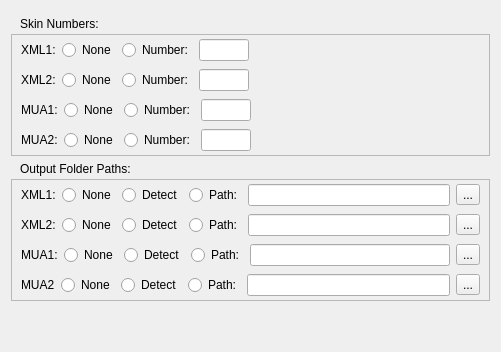
         <widget class="QWidget" name="tab">
          <attribute name="title">
           <string>Asset</string>
          </attribute>
          <layout class="QVBoxLayout" name="verticalLayout_2">
           <property name="spacing">
            <number>0</number>
           </property>
           <item>
            <widget class="QFrame" name="frame_3">
             <property name="maximumSize">
              <size>
               <width>16777215</width>
               <height>36</height>
              </size>
             </property>
             <property name="frameShape">
              <enum>QFrame::Shape::NoFrame</enum>
             </property>
             <property name="frameShadow">
              <enum>QFrame::Shadow::Raised</enum>
             </property>
             <property name="lineWidth">
              <number>1</number>
             </property>
             <layout class="QHBoxLayout" name="horizontalLayout_2">
              <property name="topMargin">
               <number>3</number>
              </property>
              <property name="bottomMargin">
               <number>0</number>
              </property>
              <item>
               <widget class="QLabel" name="label_2">
                <property name="text">
                 <string>Skin Numbers:</string>
                </property>
               </widget>
              </item>
              <item>
               <widget class="QLabel" name="label_3">
                <property name="minimumSize">
                 <size>
                  <width>0</width>
                  <height>0</height>
                 </size>
                </property>
                <property name="maximumSize">
                 <size>
                  <width>16</width>
                  <height>16</height>
                 </size>
                </property>
                <property name="toolTip">
                 <string>&lt;html&gt;&lt;head/&gt;&lt;body&gt;Enter a 4- or 5- digit skin number for each game. Skin numbers are not used by &amp;quot;other&amp;quot; assets. If &amp;quot;None&amp;quot; is selected, the game will be skipped.&lt;/body&gt;&lt;/html&gt;</string>
                </property>
                <property name="toolTipDuration">
                 <number>-1</number>
                </property>
                <property name="text">
                 <string/>
                </property>
                <property name="pixmap">
                 <pixmap resource="ui_resources.qrc">:/ui/info_icon.png</pixmap>
                </property>
                <property name="scaledContents">
                 <bool>true</bool>
                </property>
               </widget>
              </item>
              <item>
               <spacer name="horizontalSpacer_5">
                <property name="orientation">
                 <enum>Qt::Orientation::Horizontal</enum>
                </property>
                <property name="sizeHint" stdset="0">
                 <size>
                  <width>40</width>
                  <height>20</height>
                 </size>
                </property>
               </spacer>
              </item>
             </layout>
            </widget>
           </item>
           <item>
            <widget class="QFrame" name="frame_4">
             <property name="frameShape">
              <enum>QFrame::Shape::StyledPanel</enum>
             </property>
             <property name="frameShadow">
              <enum>QFrame::Shadow::Raised</enum>
             </property>
             <layout class="QVBoxLayout" name="verticalLayout_3">
              <property name="spacing">
               <number>0</number>
              </property>
              <property name="leftMargin">
               <number>0</number>
              </property>
              <property name="topMargin">
               <number>0</number>
              </property>
              <property name="rightMargin">
               <number>0</number>
              </property>
              <property name="bottomMargin">
               <number>0</number>
              </property>
              <item>
               <widget class="QFrame" name="frame_7">
                <property name="frameShape">
                 <enum>QFrame::Shape::NoFrame</enum>
                </property>
                <property name="frameShadow">
                 <enum>QFrame::Shadow::Raised</enum>
                </property>
                <layout class="QHBoxLayout" name="horizontalLayout_3">
                 <property name="topMargin">
                  <number>4</number>
                 </property>
                 <property name="bottomMargin">
                  <number>4</number>
                 </property>
                 <item>
                  <widget class="QLabel" name="label_4">
                   <property name="text">
                    <string>XML1:</string>
                   </property>
                  </widget>
                 </item>
                 <item>
                  <widget class="QRadioButton" name="radioButton">
                   <property name="text">
                    <string>None</string>
                   </property>
                  </widget>
                 </item>
                 <item>
                  <widget class="QRadioButton" name="radioButton_2">
                   <property name="text">
                    <string>Number:</string>
                   </property>
                  </widget>
                 </item>
                 <item>
                  <widget class="QLineEdit" name="lineEdit">
                   <property name="maximumSize">
                    <size>
                     <width>50</width>
                     <height>16777215</height>
                    </size>
                   </property>
                   <property name="text">
                    <string/>
                   </property>
                  </widget>
                 </item>
                 <item>
                  <spacer name="horizontalSpacer">
                   <property name="orientation">
                    <enum>Qt::Orientation::Horizontal</enum>
                   </property>
                   <property name="sizeHint" stdset="0">
                    <size>
                     <width>40</width>
                     <height>20</height>
                    </size>
                   </property>
                  </spacer>
                 </item>
                </layout>
               </widget>
              </item>
              <item>
               <widget class="QFrame" name="frame_10">
                <property name="frameShape">
                 <enum>QFrame::Shape::NoFrame</enum>
                </property>
                <property name="frameShadow">
                 <enum>QFrame::Shadow::Raised</enum>
                </property>
                <layout class="QHBoxLayout" name="horizontalLayout_4">
                 <property name="topMargin">
                  <number>4</number>
                 </property>
                 <property name="bottomMargin">
                  <number>4</number>
                 </property>
                 <item>
                  <widget class="QLabel" name="label_5">
                   <property name="text">
                    <string>XML2:</string>
                   </property>
                  </widget>
                 </item>
                 <item>
                  <widget class="QRadioButton" name="radioButton_3">
                   <property name="text">
                    <string>None</string>
                   </property>
                  </widget>
                 </item>
                 <item>
                  <widget class="QRadioButton" name="radioButton_4">
                   <property name="text">
                    <string>Number:</string>
                   </property>
                  </widget>
                 </item>
                 <item>
                  <widget class="QLineEdit" name="lineEdit_2">
                   <property name="maximumSize">
                    <size>
                     <width>50</width>
                     <height>16777215</height>
                    </size>
                   </property>
                  </widget>
                 </item>
                 <item>
                  <spacer name="horizontalSpacer_2">
                   <property name="orientation">
                    <enum>Qt::Orientation::Horizontal</enum>
                   </property>
                   <property name="sizeHint" stdset="0">
                    <size>
                     <width>40</width>
                     <height>20</height>
                    </size>
                   </property>
                  </spacer>
                 </item>
                </layout>
               </widget>
              </item>
              <item>
               <widget class="QFrame" name="frame_9">
                <property name="frameShape">
                 <enum>QFrame::Shape::NoFrame</enum>
                </property>
                <property name="frameShadow">
                 <enum>QFrame::Shadow::Raised</enum>
                </property>
                <layout class="QHBoxLayout" name="horizontalLayout_5">
                 <property name="topMargin">
                  <number>4</number>
                 </property>
                 <property name="bottomMargin">
                  <number>4</number>
                 </property>
                 <item>
                  <widget class="QLabel" name="label_6">
                   <property name="text">
                    <string>MUA1:</string>
                   </property>
                  </widget>
                 </item>
                 <item>
                  <widget class="QRadioButton" name="radioButton_5">
                   <property name="text">
                    <string>None</string>
                   </property>
                  </widget>
                 </item>
                 <item>
                  <widget class="QRadioButton" name="radioButton_6">
                   <property name="text">
                    <string>Number:</string>
                   </property>
                  </widget>
                 </item>
                 <item>
                  <widget class="QLineEdit" name="lineEdit_3">
                   <property name="maximumSize">
                    <size>
                     <width>50</width>
                     <height>16777215</height>
                    </size>
                   </property>
                  </widget>
                 </item>
                 <item>
                  <spacer name="horizontalSpacer_3">
                   <property name="orientation">
                    <enum>Qt::Orientation::Horizontal</enum>
                   </property>
                   <property name="sizeHint" stdset="0">
                    <size>
                     <width>40</width>
                     <height>20</height>
                    </size>
                   </property>
                  </spacer>
                 </item>
                </layout>
               </widget>
              </item>
              <item>
               <widget class="QFrame" name="frame_8">
                <property name="frameShape">
                 <enum>QFrame::Shape::NoFrame</enum>
                </property>
                <property name="frameShadow">
                 <enum>QFrame::Shadow::Raised</enum>
                </property>
                <layout class="QHBoxLayout" name="horizontalLayout_6">
                 <property name="topMargin">
                  <number>4</number>
                 </property>
                 <property name="bottomMargin">
                  <number>4</number>
                 </property>
                 <item>
                  <widget class="QLabel" name="label_7">
                   <property name="text">
                    <string>MUA2:</string>
                   </property>
                  </widget>
                 </item>
                 <item>
                  <widget class="QRadioButton" name="radioButton_7">
                   <property name="text">
                    <string>None</string>
                   </property>
                  </widget>
                 </item>
                 <item>
                  <widget class="QRadioButton" name="radioButton_8">
                   <property name="text">
                    <string>Number:</string>
                   </property>
                  </widget>
                 </item>
                 <item>
                  <widget class="QLineEdit" name="lineEdit_4">
                   <property name="maximumSize">
                    <size>
                     <width>50</width>
                     <height>16777215</height>
                    </size>
                   </property>
                  </widget>
                 </item>
                 <item>
                  <spacer name="horizontalSpacer_4">
                   <property name="orientation">
                    <enum>Qt::Orientation::Horizontal</enum>
                   </property>
                   <property name="sizeHint" stdset="0">
                    <size>
                     <width>40</width>
                     <height>20</height>
                    </size>
                   </property>
                  </spacer>
                 </item>
                </layout>
               </widget>
              </item>
             </layout>
            </widget>
           </item>
           <item>
            <widget class="QFrame" name="frame_5">
             <property name="maximumSize">
              <size>
               <width>16777215</width>
               <height>36</height>
              </size>
             </property>
             <property name="frameShape">
              <enum>QFrame::Shape::NoFrame</enum>
             </property>
             <property name="frameShadow">
              <enum>QFrame::Shadow::Raised</enum>
             </property>
             <layout class="QHBoxLayout" name="horizontalLayout_7">
              <property name="topMargin">
               <number>3</number>
              </property>
              <property name="bottomMargin">
               <number>0</number>
              </property>
              <item>
               <widget class="QLabel" name="label_8">
                <property name="text">
                 <string>Output Folder Paths:</string>
                </property>
               </widget>
              </item>
              <item>
               <widget class="QLabel" name="label_9">
                <property name="minimumSize">
                 <size>
                  <width>16</width>
                  <height>16</height>
                 </size>
                </property>
                <property name="maximumSize">
                 <size>
                  <width>16</width>
                  <height>16</height>
                 </size>
                </property>
                <property name="toolTip">
                 <string>&lt;html&gt;&lt;head/&gt;&lt;body&gt;&lt;p&gt;Enter the output folder for each game. If &amp;quot;Detect&amp;quot; is selected, output folder detection will be used. If &amp;quot;None&amp;quot; is selected, the game will be skipped.&lt;/p&gt;&lt;/body&gt;&lt;/html&gt;</string>
                </property>
                <property name="toolTipDuration">
                 <number>-1</number>
                </property>
                <property name="text">
                 <string/>
                </property>
                <property name="pixmap">
                 <pixmap resource="ui_resources.qrc">:/ui/info_icon.png</pixmap>
                </property>
                <property name="scaledContents">
                 <bool>true</bool>
                </property>
               </widget>
              </item>
              <item>
               <spacer name="horizontalSpacer_6">
                <property name="orientation">
                 <enum>Qt::Orientation::Horizontal</enum>
                </property>
                <property name="sizeHint" stdset="0">
                 <size>
                  <width>40</width>
                  <height>20</height>
                 </size>
                </property>
               </spacer>
              </item>
             </layout>
            </widget>
           </item>
           <item>
            <widget class="QFrame" name="frame_6">
             <property name="frameShape">
              <enum>QFrame::Shape::StyledPanel</enum>
             </property>
             <property name="frameShadow">
              <enum>QFrame::Shadow::Raised</enum>
             </property>
             <layout class="QVBoxLayout" name="verticalLayout_4">
              <property name="spacing">
               <number>0</number>
              </property>
              <property name="leftMargin">
               <number>0</number>
              </property>
              <property name="topMargin">
               <number>0</number>
              </property>
              <property name="rightMargin">
               <number>0</number>
              </property>
              <property name="bottomMargin">
               <number>0</number>
              </property>
              <item>
               <widget class="QFrame" name="frame_14">
                <property name="frameShape">
                 <enum>QFrame::Shape::NoFrame</enum>
                </property>
                <property name="frameShadow">
                 <enum>QFrame::Shadow::Raised</enum>
                </property>
                <layout class="QHBoxLayout" name="horizontalLayout_8">
                 <property name="topMargin">
                  <number>4</number>
                 </property>
                 <property name="bottomMargin">
                  <number>4</number>
                 </property>
                 <item>
                  <widget class="QLabel" name="label_10">
                   <property name="text">
                    <string>XML1:</string>
                   </property>
                  </widget>
                 </item>
                 <item>
                  <widget class="QRadioButton" name="radioButton_10">
                   <property name="text">
                    <string>None</string>
                   </property>
                  </widget>
                 </item>
                 <item>
                  <widget class="QRadioButton" name="radioButton_11">
                   <property name="text">
                    <string>Detect</string>
                   </property>
                  </widget>
                 </item>
                 <item>
                  <widget class="QRadioButton" name="radioButton_9">
                   <property name="text">
                    <string>Path:</string>
                   </property>
                  </widget>
                 </item>
                 <item>
                  <widget class="QLineEdit" name="lineEdit_5">
                   <property name="minimumSize">
                    <size>
                     <width>200</width>
                     <height>0</height>
                    </size>
                   </property>
                  </widget>
                 </item>
                 <item>
                  <widget class="QToolButton" name="toolButton_5">
                   <property name="text">
                    <string>...</string>
                   </property>
                   <property name="icon">
                    <iconset theme="QIcon::ThemeIcon::DocumentOpen"/>
                   </property>
                  </widget>
                 </item>
                </layout>
               </widget>
              </item>
              <item>
               <widget class="QFrame" name="frame_13">
                <property name="frameShape">
                 <enum>QFrame::Shape::NoFrame</enum>
                </property>
                <property name="frameShadow">
                 <enum>QFrame::Shadow::Raised</enum>
                </property>
                <layout class="QHBoxLayout" name="horizontalLayout_9">
                 <property name="topMargin">
                  <number>4</number>
                 </property>
                 <property name="bottomMargin">
                  <number>4</number>
                 </property>
                 <item>
                  <widget class="QLabel" name="label_11">
                   <property name="text">
                    <string>XML2:</string>
                   </property>
                  </widget>
                 </item>
                 <item>
                  <widget class="QRadioButton" name="radioButton_12">
                   <property name="text">
                    <string>None</string>
                   </property>
                  </widget>
                 </item>
                 <item>
                  <widget class="QRadioButton" name="radioButton_15">
                   <property name="text">
                    <string>Detect</string>
                   </property>
                  </widget>
                 </item>
                 <item>
                  <widget class="QRadioButton" name="radioButton_18">
                   <property name="text">
                    <string>Path:</string>
                   </property>
                  </widget>
                 </item>
                 <item>
                  <widget class="QLineEdit" name="lineEdit_6">
                   <property name="minimumSize">
                    <size>
                     <width>200</width>
                     <height>0</height>
                    </size>
                   </property>
                  </widget>
                 </item>
                 <item>
                  <widget class="QToolButton" name="toolButton">
                   <property name="text">
                    <string>...</string>
                   </property>
                   <property name="icon">
                    <iconset theme="QIcon::ThemeIcon::DocumentOpen"/>
                   </property>
                  </widget>
                 </item>
                </layout>
               </widget>
              </item>
              <item>
               <widget class="QFrame" name="frame_12">
                <property name="frameShape">
                 <enum>QFrame::Shape::NoFrame</enum>
                </property>
                <property name="frameShadow">
                 <enum>QFrame::Shadow::Raised</enum>
                </property>
                <layout class="QHBoxLayout" name="horizontalLayout_10">
                 <property name="topMargin">
                  <number>4</number>
                 </property>
                 <property name="bottomMargin">
                  <number>4</number>
                 </property>
                 <item>
                  <widget class="QLabel" name="label_12">
                   <property name="text">
                    <string>MUA1:</string>
                   </property>
                  </widget>
                 </item>
                 <item>
                  <widget class="QRadioButton" name="radioButton_16">
                   <property name="text">
                    <string>None</string>
                   </property>
                  </widget>
                 </item>
                 <item>
                  <widget class="QRadioButton" name="radioButton_13">
                   <property name="text">
                    <string>Detect</string>
                   </property>
                  </widget>
                 </item>
                 <item>
                  <widget class="QRadioButton" name="radioButton_19">
                   <property name="text">
                    <string>Path:</string>
                   </property>
                  </widget>
                 </item>
                 <item>
                  <widget class="QLineEdit" name="lineEdit_7">
                   <property name="minimumSize">
                    <size>
                     <width>200</width>
                     <height>0</height>
                    </size>
                   </property>
                  </widget>
                 </item>
                 <item>
                  <widget class="QToolButton" name="toolButton_2">
                   <property name="text">
                    <string>...</string>
                   </property>
                   <property name="icon">
                    <iconset theme="QIcon::ThemeIcon::DocumentOpen"/>
                   </property>
                  </widget>
                 </item>
                </layout>
               </widget>
              </item>
              <item>
               <widget class="QFrame" name="frame_11">
                <property name="frameShape">
                 <enum>QFrame::Shape::NoFrame</enum>
                </property>
                <property name="frameShadow">
                 <enum>QFrame::Shadow::Raised</enum>
                </property>
                <layout class="QHBoxLayout" name="horizontalLayout_11">
                 <property name="topMargin">
                  <number>4</number>
                 </property>
                 <property name="bottomMargin">
                  <number>4</number>
                 </property>
                 <item>
                  <widget class="QLabel" name="label_13">
                   <property name="text">
                    <string>MUA2</string>
                   </property>
                  </widget>
                 </item>
                 <item>
                  <widget class="QRadioButton" name="radioButton_17">
                   <property name="text">
                    <string>None</string>
                   </property>
                  </widget>
                 </item>
                 <item>
                  <widget class="QRadioButton" name="radioButton_14">
                   <property name="text">
                    <string>Detect</string>
                   </property>
                  </widget>
                 </item>
                 <item>
                  <widget class="QRadioButton" name="radioButton_20">
                   <property name="text">
                    <string>Path:</string>
                   </property>
                  </widget>
                 </item>
                 <item>
                  <widget class="QLineEdit" name="lineEdit_8">
                   <property name="minimumSize">
                    <size>
                     <width>200</width>
                     <height>0</height>
                    </size>
                   </property>
                  </widget>
                 </item>
                 <item>
                  <widget class="QToolButton" name="toolButton_3">
                   <property name="text">
                    <string>...</string>
                   </property>
                   <property name="icon">
                    <iconset theme="QIcon::ThemeIcon::DocumentOpen"/>
                   </property>
                  </widget>
                 </item>
                </layout>
               </widget>
              </item>
             </layout>
            </widget>
           </item>
           <item>
            <spacer name="verticalSpacer_2">
             <property name="orientation">
              <enum>Qt::Orientation::Vertical</enum>
             </property>
             <property name="sizeHint" stdset="0">
              <size>
               <width>20</width>
               <height>40</height>
              </size>
             </property>
            </spacer>
           </item>
          </layout>
         </widget>
